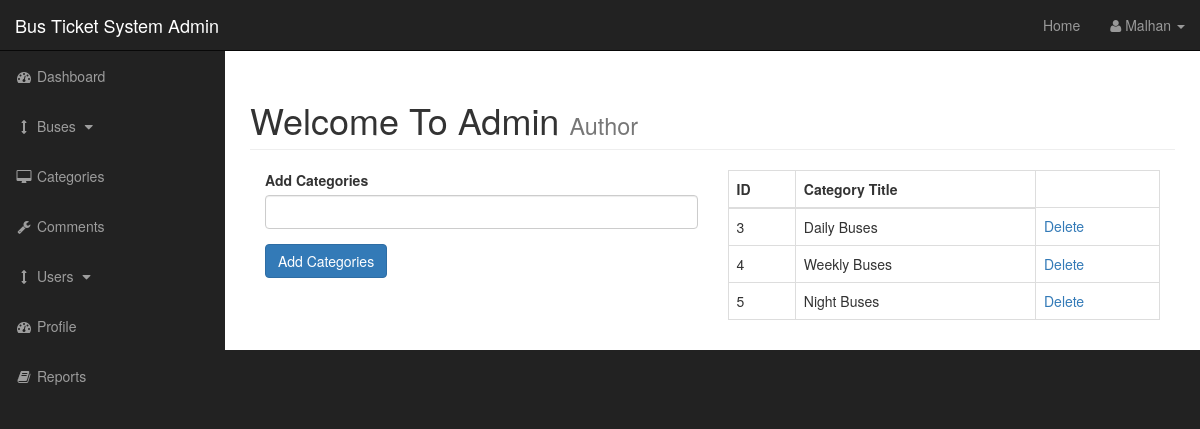
The app's page /services/busticket/admin/categories.php (signed in) with its own data.
### tables this page shows
CREATE TABLE `categories` (
  `cat_id` int(3) NOT NULL,
  `cat_title` varchar(255) NOT NULL
);

### services/busticket/admin/categories.php (the view, shortened to what this page needs)
<?php include"includes/admin_header.php"; ?>
    <div id="wrapper">
        <?php include"includes/admin_navigation.php"; ?>
        <div id="page-wrapper">
            <div class="container-fluid">
                <div class="row">
                    <div class="col-lg-12">
                        <h1 class="page-header">
                            Welcome To Admin
                            <small>Author</small>
                        </h1>
                        <div class="col-xs-6">
                            <form action="" method="post">
                                <div class="form-group">
                                    <label for="cat_tite">Add Categories</label>
                                    <input class="form-control" type="text" name="cat_title">
                                </div>
                                <div class="form-group">
                                    <input class="btn btn-primary" type="submit" name="submit" value="Add Categories">
                                </div>
                            </form>
                        </div>
                        <div class="col-xs-6">
                            <?php
                            $query = "SELECT *  FROM  categories";
                            $select_categories = mysqli_query($connection,$query);
                            ?>
                            <table class="table table-bordered table-hover">
                                <thead>
                                    <tr>
                                        <th>ID</th>
                                        <th>Category Title</th>
                                    </tr>
                                </thead>
                                <tbody>
                                    <?php
                                        while($row = mysqli_fetch_assoc($select_categories)) {
                                        $cat_id = $row['cat_id'];
                                        $cat_title = $row['cat_title'];
                                        echo "<tr>";
                                        echo "<td> {$cat_id} </td>";
                                        echo "<td> {$cat_title} </td>";
                                        echo "<td><a href='categories.php?delete=$cat_id'>Delete</a></td>";
                                        echo "</tr>";
                                    }
                                    ?>
                                </tbody>
                            </table>
                        </div>
                    </div>
                </div>
            </div>
        </div>
<?php include"includes/admin_footer.php"; ?>

### services/busticket/admin/css/sb-admin.css (style rules this page uses)
body { margin-top: 100px; background-color: #222; }
@media (min-width:768px) { body { margin-top: 50px; } }
#wrapper { padding-left: 0; }
#page-wrapper { width: 100%; padding: 0; background-color: #fff; }
@media (min-width:768px) { #wrapper { padding-left: 225px; } }
@media (min-width:768px) { #page-wrapper { padding: 10px; } }

### records on screen
categories: cat_id "3", cat_title "Daily Buses"
categories: cat_id "4", cat_title "Weekly Buses"
categories: cat_id "5", cat_title "Night Buses"

### other values on screen
$_SESSION['s_username'] "Malhan"
